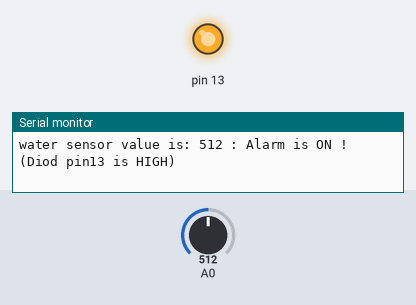
Recording of a sketch running on a simulated Arduino Uno, built with avr-gcc and run on an emulated ATmega328P. Parts: output pins drawn as LEDs (lit = HIGH), the last lines printed to the serial monitor. The inputs (shaded band) are chosen by the test bench; at power-on: A0 = 512.

Above: at 1.8 s.
1.9 s: A0 set to 218
3.4 s: A0 set to 189
At 4.5 s:
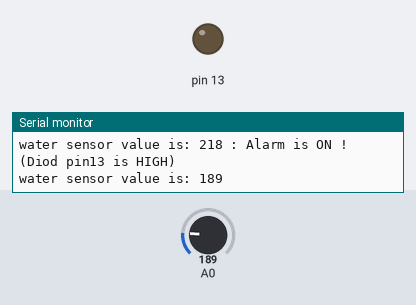
5.5 s: A0 set to 210
At 7.2 s:
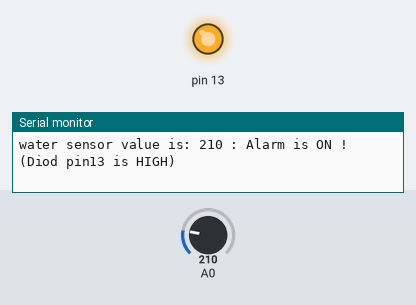
7.5 s: A0 set to 190
At 8.8 s:
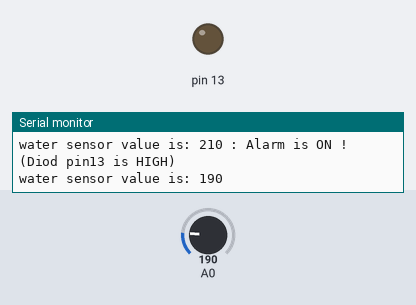
Timing chart, 0 to 10.5 s (numbered marks = the images above; inputs shaded):
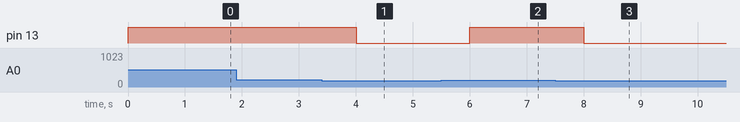

The sketch:

test_water_sensor.ino
```cpp
int water;

void setup() {
  // put your setup code here, to run once:
pinMode(A0, INPUT);
pinMode(13, OUTPUT);
Serial.begin(9600);
}

void loop() {
  // put your main code here, to run repeatedly:
water=analogRead(A0);

Serial.print("water sensor value is: ");
Serial.print(water);

if (water >= 200){
  digitalWrite(13, HIGH);
  Serial.println(" : Alarm is ON ! (Diod pin13 is HIGH)");
} else {
  digitalWrite(13, LOW);
  Serial.println("");
}

delay(1000);

}
```

Measured:
- the behaviour switches between 200 and 199 on A0 (found by bisection; images 0 and 1)
- after the input at 3.4 s, pin 13: HIGH → LOW after 0.60 s
- after the input at 5.5 s, pin 13: LOW → HIGH after 0.50 s
- after the input at 7.5 s, pin 13: HIGH → LOW after 0.51 s
